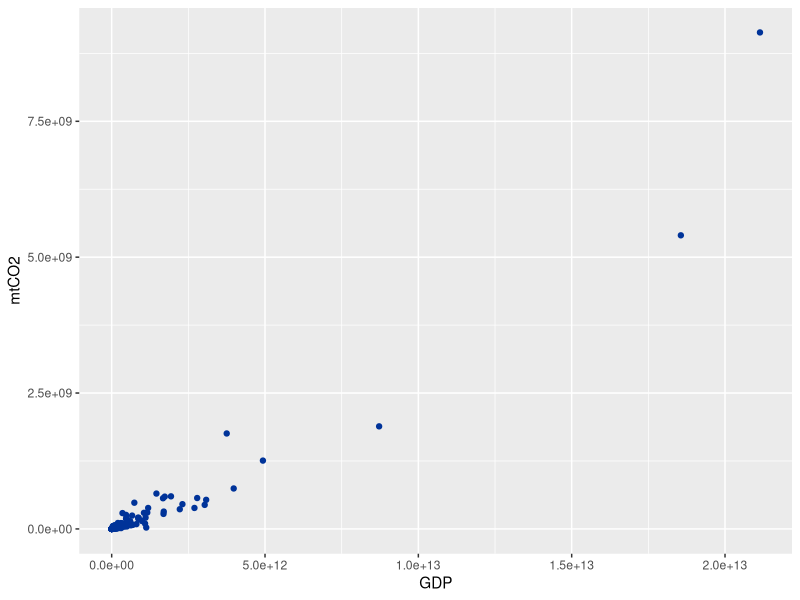
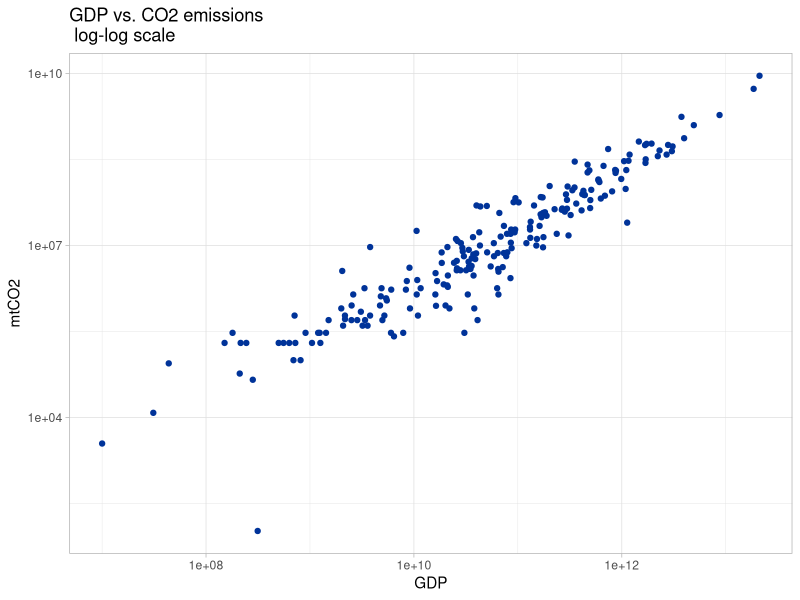

Here is the R script that generated these plots, in order:
library(readr)
library(tidyverse)
library(viridis)

# read_csv from readr package
emissions_data <- read_csv("resources/files/country_data2.csv")
milk_data <- read_csv("resources/files/CADairyProduction.csv")
mt_cars <- mtcars # internal datasetv

ggplot(data = emissions_data) +
  geom_point(aes(x = GDP, y = mtCO2), col = "#003399")
# Like with basic graphics, we can see that the points are somewhat bunched up in the lower-left corner.
# This is because the scales of our values are very different. One way to visualize such data is to use log
# transformation on one of both of the axes. To do this, lets add the scale_y_log10() and scale_x_log10()
# to our plot.
ggplot(data = emissions_data) +
  geom_point(aes(x = GDP, y = mtCO2), col = "#003399") +
  scale_y_log10() + # make Y as a logarithmic scale
  scale_x_log10() + # make X as a logarithmic scale
  ggtitle("GDP vs. CO2 emissions\n log-log scale") +
  xlab("GDP") +
  ylab("mtCO2") +
  theme_light()